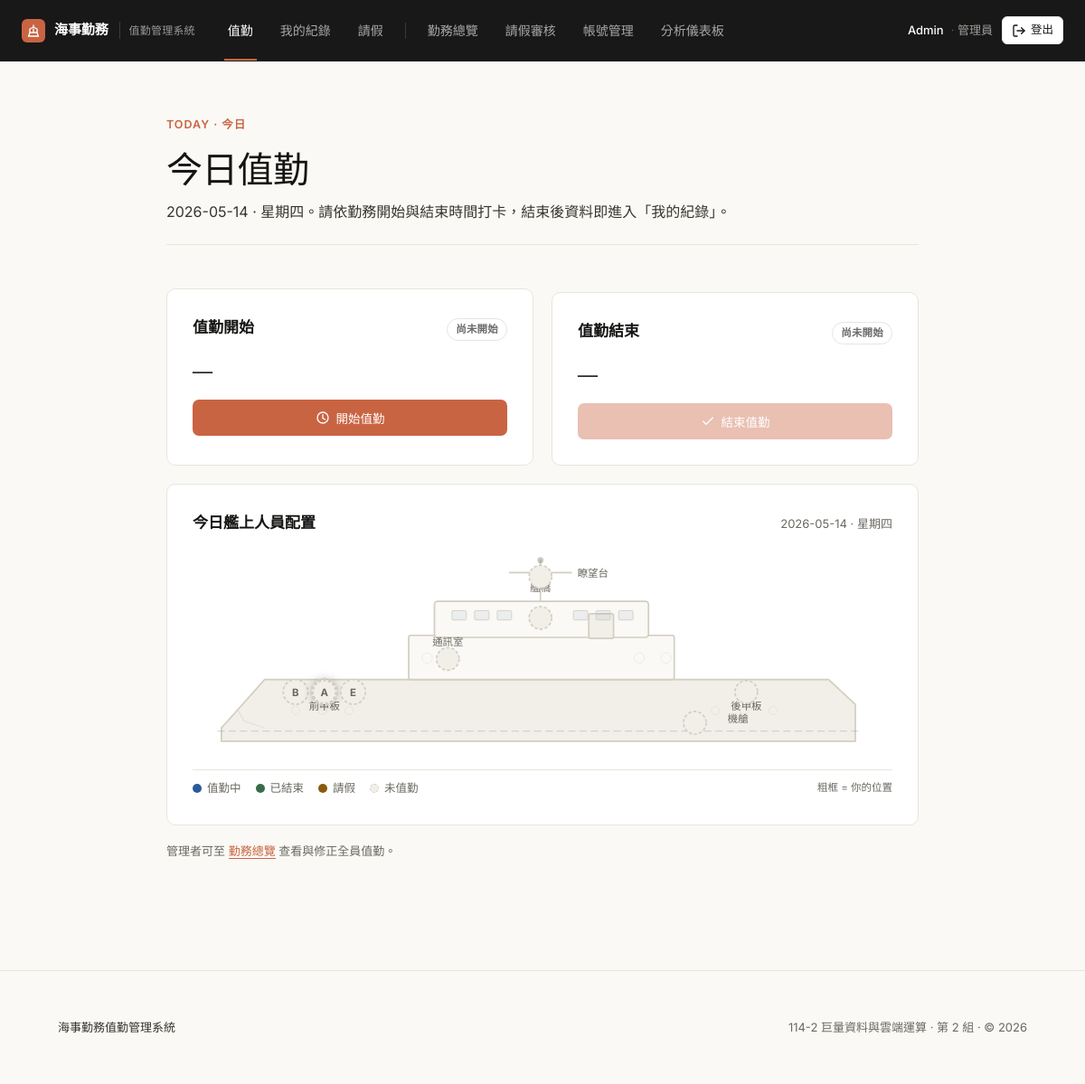
/punch.php (signed in), run on an earlier commit of the app's database.
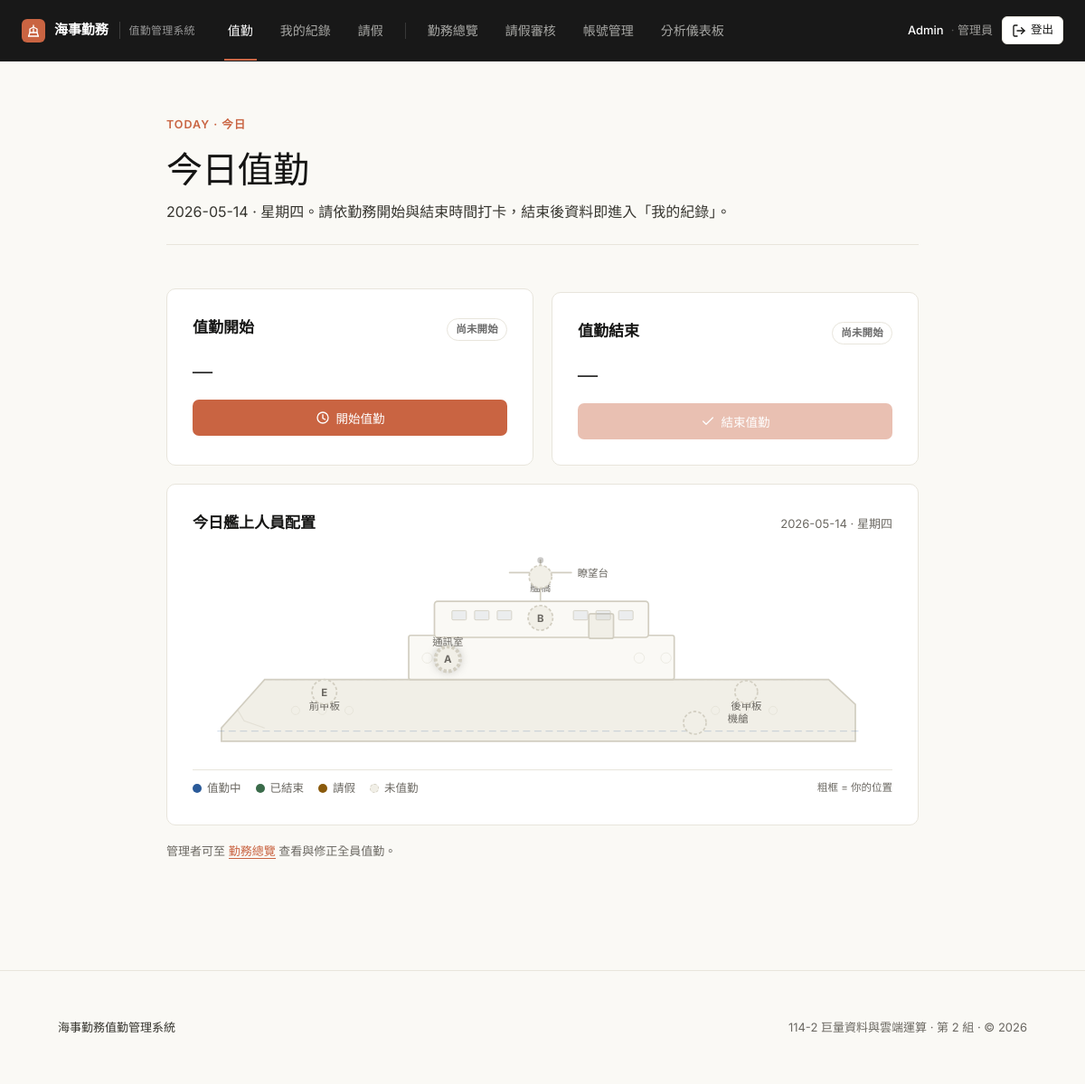
And on a later commit of the database.
### tables this page shows
CREATE TABLE IF NOT EXISTS users (
  user_id INT AUTO_INCREMENT PRIMARY KEY,
  username VARCHAR(50) NOT NULL UNIQUE,
  password_hash VARCHAR(255) NOT NULL,
  full_name VARCHAR(100) NOT NULL,
  role ENUM('boss','admin','employee') NOT NULL DEFAULT 'employee',
  duty_position VARCHAR(20) NOT NULL DEFAULT '前甲板',
  is_active TINYINT(1) NOT NULL DEFAULT 1,
  created_at DATETIME NOT NULL DEFAULT CURRENT_TIMESTAMP
);

### punch.php (the view, shortened to what this page needs)
<?php
require 'db.php';
require 'ui.php';
$uid = (int)$_SESSION['user_id'];
$d   = date('Y-m-d');
$stmt = $pdo->prepare("SELECT * FROM attendance WHERE user_id=? AND work_date=? LIMIT 1");
$stmt->execute([$uid, $d]);
$a = $stmt->fetch();
$stmt = $pdo->prepare("SELECT leave_type FROM leaves WHERE user_id=? AND status='approved' AND date_from<=? AND date_to>=? LIMIT 1");
$stmt->execute([$uid, $d, $d]);
$lv = $stmt->fetchColumn();
$in  = $a['check_in'] ?? null;
$out = $a['check_out'] ?? null;
$can_in  = empty($in) && !$lv;
$can_out = (!empty($in) && empty($out)) && !$lv;
$weekday_zh = ['日','一','二','三','四','五','六'];
$wd = $weekday_zh[(int)date('w')];
?>
<!doctype html>
<html lang="zh-TW">
<head>
  <?php style_link(); ?>
</head>
<body>
  <?php nav_top(); ?>
  <div class="wrap mid">
    <?php page_header(
      '今日值勤',
      $d.' · 星期'.$wd.'。請依勤務開始與結束時間打卡，結束後資料即進入「我的紀錄」。',
      'TODAY · 今日'
    ); ?>
    <div class="grid2">
      <div class="card">
        <div class="card-head">
          <h2>值勤開始</h2>
          <?php if(!empty($in)): ?><span class="badge ok">已打卡</span><?php else: ?><span class="badge off">尚未開始</span><?php endif; ?>
        </div>
        <div class="t serif"><?= h($in ?? '—') ?></div>
        <form method="post" style="margin-top:8px;">
          <button class="btn primary" type="submit" style="width:100%;" <?= $can_in ? '' : 'disabled' ?>>
            <?= icon_svg('clock') ?>開始值勤
          </button>
        </form>
      </div>
      <div class="card">
        <div class="card-head">
          <h2>值勤結束</h2>
          <?php if(!empty($out)): ?><span class="badge ok">已結束</span><?php elseif(!empty($in)): ?><span class="badge warn">值勤中</span><?php else: ?><span class="badge off">尚未開始</span><?php endif; ?>
        </div>
        <div class="t serif"><?= h($out ?? '—') ?></div>
        <form method="post" style="margin-top:8px;">
          <button class="btn primary" type="submit" style="width:100%;" <?= $can_out ? '' : 'disabled' ?>>
            <?= icon_svg('check') ?>結束值勤
          </button>
        </form>
      </div>
    </div>
    <?php
    $stmt = $pdo->prepare("
      SELECT u.user_id, u.full_name, u.duty_position,
             a.check_in, a.check_out,
             (SELECT leave_type FROM leaves lv
              WHERE lv.user_id=u.user_id AND lv.status='approved'
                AND lv.date_from<=? AND lv.date_to>=? LIMIT 1) AS leave_type
      FROM users u
      LEFT JOIN attendance a ON a.user_id=u.user_id AND a.work_date=?
      WHERE u.is_active=1
      ORDER BY u.user_id
    ");
    $stmt->execute([$d, $d, $d]);
    $crew_all = $stmt->fetchAll();
    $pos_groups = [];
    foreach ($crew_all as $cr) {
      $pos = $cr['duty_position'] ?: '前甲板';
      if ($cr['leave_type'])                                      $st = 'leave';
      elseif (!empty($cr['check_in']) && empty($cr['check_out'])) $st = 'on';
      elseif (!empty($cr['check_out']))                           $st = 'done';
      else                                                        $st = 'off';
      $pos_groups[$pos][] = [
        'name'  => $cr['full_name'],
        'uid'   => (int)$cr['user_id'],
        'status'=> $st,
        'is_me' => ((int)$cr['user_id'] === $uid),
      ];
    }
    $pos_coords = [
      '艦橋'   => ['cx'=>338, 'cy'=>68,  'lx'=>338, 'ly'=>42,  'ta'=>'middle'],
      '瞭望台' => ['cx'=>338, 'cy'=>28,  'lx'=>374, 'ly'=>28,  'ta'=>'start' ],
      '前甲板' => ['cx'=>128, 'cy'=>140, 'lx'=>128, 'ly'=>157, 'ta'=>'middle'],
      '後甲板' => ['cx'=>538, 'cy'=>140, 'lx'=>538, 'ly'=>157, 'ta'=>'middle'],
      '通訊室' => ['cx'=>248, 'cy'=>108, 'lx'=>248, 'ly'=>95,  'ta'=>'middle'],
      '機艙'   => ['cx'=>488, 'cy'=>170, 'lx'=>520, 'ly'=>170, 'ta'=>'start' ],
    ];
    ?>
    <div class="card ship-card">
      <div class="card-head">
        <h2>今日艦上人員配置</h2>
        <span class="muted" style="font-size:13px;"><?= h($d) ?> · 星期<?= h($wd) ?></span>
      </div>
      <svg class="ship-svg" viewBox="0 0 680 210" xmlns="http://www.w3.org/2000/svg" role="img" aria-label="艦上人員配置示意圖">
        <?php foreach ($pos_coords as $pos_name => $c):
          $people = $pos_groups[$pos_name] ?? [];
          $n = count($people);
        ?>
          <text class="sh-pos-lbl" x="<?= $c['lx'] ?>" y="<?= $c['ly'] ?>" text-anchor="<?= $c['ta'] ?>"><?= h($pos_name) ?></text>
          <?php if ($n === 0): ?>
            <circle class="sh-dot off" cx="<?= $c['cx'] ?>" cy="<?= $c['cy'] ?>" r="11"/>
          <?php else: ?>
            <?php foreach ($people as $i => $person):
              $offset = (int)round(($i - ($n - 1) / 2.0) * 28);
              $cx    = $c['cx'] + $offset;
              $cy    = $c['cy'];
              $st    = $person['status'];
              $init  = mb_substr($person['name'], 0, 1);
              $tfill = ($st === 'on' || $st === 'done') ? '#fff' : 'var(--muted)';
            ?>
              <g class="sh-crew-marker">
                <text class="sh-init" x="<?= $cx ?>" y="<?= ($cy + 4) ?>" text-anchor="middle" fill="<?= $tfill ?>"><?= h($init) ?></text>
              </g>
            <?php endforeach; ?>
          <?php endif; ?>
        <?php endforeach; ?>
      </svg>
      <div class="ship-legend">
        <span class="ship-legend-item"><span class="ship-legend-dot on"></span>值勤中</span>
        <span class="ship-legend-item"><span class="ship-legend-dot done"></span>已結束</span>
        <span class="ship-legend-item"><span class="ship-legend-dot leave"></span>請假</span>
        <span class="ship-legend-item"><span class="ship-legend-dot off"></span>未值勤</span>
        <span class="ship-legend-item ship-legend-me">粗框 = 你的位置</span>
      </div>
    </div>
    <?php if(is_admin()): ?>
      <div class="muted" style="margin-top:18px;font-size:13px;">
        管理者可至 <a class="inline" href="admin_status.php">勤務總覽</a> 查看與修正全員值勤。
      </div>
    <?php endif; ?>
  </div>
  <?php page_footer(); ?>
</body>
</html>

### ui.php (shortened to what this page needs)
<?php
function h($s){ return htmlspecialchars((string)$s, ENT_QUOTES, 'UTF-8'); }
function role_name($r){
  if ($r==='admin') return '管理員';
  return '員工';
}
function is_admin(){
  $r = ($_SESSION['role'] ?? '');
  return in_array($r, ['admin','boss'], true);
}
function icon_svg($name){
  $c = 'currentColor';
  $s = '<svg class="ico" width="16" height="16" viewBox="0 0 24 24" fill="none" stroke="'.$c.'" stroke-width="2" stroke-linecap="round" stroke-linejoin="round">';
  if ($name === 'shield')   return $s.'<path d="M12 22s8-4 8-10V5l-8-3-8 3v7c0 6 8 10 8 10z"/></svg>';
  if ($name === 'lock')     return $s.'<rect x="3" y="11" width="18" height="11" rx="2" ry="2"/><path d="M7 11V7a5 5 0 0 1 10 0v4"/></svg>';
  if ($name === 'ship')     return $s.'<path d="M20 21H4"/><path d="M4 21l2-6h12l2 6"/><path d="M6 15V9l6-3 6 3v6"/><path d="M12 6V3"/><path d="M12 9v6"/></svg>';
  if ($name === 'login')    return $s.'<path d="M15 3h4a2 2 0 0 1 2 2v14a2 2 0 0 1-2 2h-4"/><path d="M10 17l5-5-5-5"/><path d="M15 12H3"/></svg>';
  if ($name === 'logout')   return $s.'<path d="M9 21H5a2 2 0 0 1-2-2V5a2 2 0 0 1 2-2h4"/><path d="M16 17l5-5-5-5"/><path d="M21 12H9"/></svg>';
  if ($name === 'clock')    return $s.'<circle cx="12" cy="12" r="9"/><path d="M12 7v6l4 2"/></svg>';
  if ($name === 'list')     return $s.'<path d="M8 6h13"/><path d="M8 12h13"/><path d="M8 18h13"/><path d="M3 6h.01"/><path d="M3 12h.01"/><path d="M3 18h.01"/></svg>';
  if ($name === 'users')    return $s.'<path d="M17 21v-2a4 4 0 0 0-4-4H5a4 4 0 0 0-4 4v2"/><circle cx="9" cy="7" r="4"/><path d="M23 21v-2a4 4 0 0 0-3-3.87"/><path d="M16 3.13a4 4 0 0 1 0 7.75"/></svg>';
  if ($name === 'plus')     return $s.'<path d="M12 5v14"/><path d="M5 12h14"/></svg>';
  if ($name === 'edit')     return $s.'<path d="M12 20h9"/><path d="M16.5 3.5a2.1 2.1 0 0 1 3 3L7 19l-4 1 1-4 12.5-12.5z"/></svg>';
  if ($name === 'trash')    return $s.'<path d="M3 6h18"/><path d="M8 6V4h8v2"/><path d="M19 6l-1 14H6L5 6"/><path d="M10 11v6"/><path d="M14 11v6"/></svg>';
  if ($name === 'download') return $s.'<path d="M21 15v4a2 2 0 0 1-2 2H5a2 2 0 0 1-2-2v-4"/><path d="M7 10l5 5 5-5"/><path d="M12 15V3"/></svg>';
  if ($name === 'plane')    return $s.'<path d="M22 2L11 13"/><path d="M22 2l-7 20-4-9-9-4 20-7z"/></svg>';
  if ($name === 'check')    return $s.'<path d="M20 6L9 17l-5-5"/></svg>';
  return '';
}
function style_link(){
  $p = __DIR__ . '/style.css';
  $v = @filemtime($p) ?: time();
  echo '<link rel="stylesheet" href="style.css?v='.$v.'">';
}
function page_footer(){
  $y = date('Y');
  echo '<footer class="site-footer"><div class="wrap"><div class="footer-row">';
  echo '<div class="footer-brand">';
  echo '<span>海事勤務值勤管理系統</span>';
  echo '</div>';
  echo '<div class="footer-meta">114-2 巨量資料與雲端運算 · 第 2 組 · &copy; '.$y.'</div>';
  echo '</div></div></footer>';
}
function page_header($title, $subtitle = '', $eyebrow = '', $actions_html = ''){
  echo '<header class="page-header">';
  echo '<div class="ph-text">';
  if ($eyebrow !== '') echo '<div class="eyebrow">'.h($eyebrow).'</div>';
  echo '<h1 class="page-title">'.h($title).'</h1>';
  if ($subtitle !== '') echo '<p class="page-subtitle">'.h($subtitle).'</p>';
  echo '</div>';
  echo '</header>';
}
function nav_link($href, $label, $current = false){
  $cls = 'nav-link' . ($current ? ' active' : '');
  return '<a class="'.$cls.'" href="'.h($href).'">'.h($label).'</a>';
}
function nav_top($title = ''){
  $name = $_SESSION['full_name'] ?? '';
  $role = $_SESSION['role'] ?? '';
  $cur  = basename($_SERVER['SCRIPT_NAME'] ?? '');
  echo '<header class="top"><div class="wrap nav-wrap"><div class="nav">';
  echo '<a class="brand" href="'.(isset($_SESSION['user_id']) ? 'punch.php' : 'login.php').'">';
  echo '<span class="logo">'.icon_svg('ship').'</span>';
  echo '<span class="brand-name">海事勤務</span>';
  echo '<span class="brand-tag">值勤管理系統</span>';
  echo '</a>';
  if (isset($_SESSION['user_id'])) {
    echo '<nav class="nav-links">';
    echo nav_link('punch.php',   '值勤',   $cur==='punch.php');
    echo nav_link('records.php', '我的紀錄', $cur==='records.php');
    echo nav_link('leave.php',   '請假',   in_array($cur, ['leave.php'], true));
    if (is_admin()) {
      echo nav_link('admin_status.php',    '勤務總覽', in_array($cur, ['admin_status.php','admin_edit.php'], true));
      echo nav_link('admin_leave.php',     '請假審核', $cur==='admin_leave.php');
      echo nav_link('admin_users.php',     '帳號管理', in_array($cur, ['admin_users.php','admin_create_user.php','admin_user_edit.php'], true));
      echo nav_link('admin_dashboard.php', '分析儀表板', $cur==='admin_dashboard.php');
    }
    echo '</nav>';
  }
  echo '<div class="nav-right">';
  if (isset($_SESSION['user_id'])) {
    if ($name) {
      echo '<span class="user-chip">';
      echo '<span class="user-name">'.h($name).'</span>';
      echo '<span class="user-role">'.h(role_name($role)).'</span>';
      echo '</span>';
    }
    echo '<a class="btn small ghost-on-dark" href="logout.php">'.icon_svg('logout').'登出</a>';
  } else {
    echo '<a class="btn small primary" href="login.php">'.icon_svg('login').'登入</a>';
  }
  echo '</div>';
  echo '</div></div></header>';
}

What changed in the data, as far as the page shows it:
changed users (number 1 of 3 on the later page): moves from the list under "前甲板" to the list under "艦橋"
changed users (number 3 of 3 on the later page): moves from the list under "前甲板" to the list under "通訊室"
